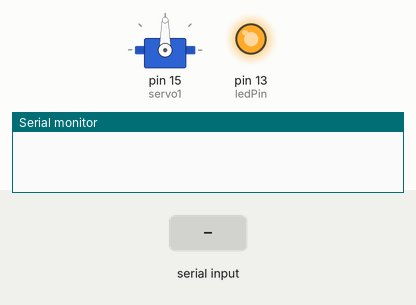
The sketch below on a simulated Arduino Uno, built with avr-gcc and run on an emulated ATmega328P. On the bench: servo, output pins drawn as LEDs (lit = HIGH), the last lines printed to the serial monitor. Inputs (shaded band) come from the test bench.

Above: at 1.2 s.
1.3 s: "r" received over Serial
At 1.78 s:
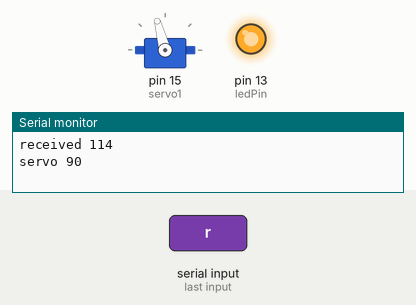
4.3 s: "1" received over Serial
At 5.0 s:
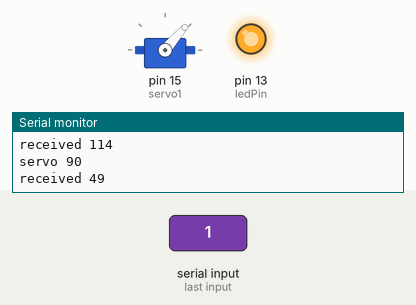
5.8 s: "r" received over Serial
At 6.28 s:
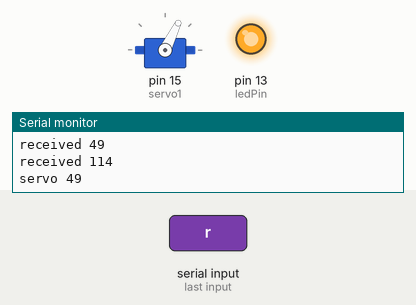
8.8 s: "2" received over Serial
Timing chart, 0 to 11.8 s (numbered marks = the images above; inputs shaded):
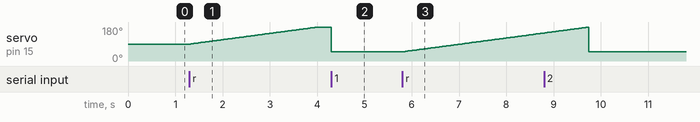

Measured:
- after the input at 1.3 s, servo on pin 15 (servo1): moves from 90° to 179° over 2.6 s, starting at once
- after the input at 4.3 s, servo on pin 15 (servo1): 179° → 49° at once
- after the input at 5.8 s, servo on pin 15 (servo1): moves from 49° to 148° over 2.9 s, starting at once

The sketch:

servo_sun.ino
```cpp
// Converts realtime sun position data from Processing to servo position
// for my Sun installation, v.1
// Kevin Walker 26 Jun 2010

#include <Servo.h>
Servo servo1;
int incomingByte; // for incoming serial data
int ledPin = 13; // pin for the LED
int pos = 0;    // variable to store the servo position

void setup() {

  pinMode(ledPin, OUTPUT);  // ledPin is as an OUTPUT
  servo1.attach(15); //analog pin 1
  digitalWrite(ledPin, HIGH);  // turn the LED on
  Serial.begin(115200);

}

void loop() {

  if (Serial.available() > 0) {
    incomingByte = Serial.read();
    Serial.print("received ");
    Serial.println(incomingByte);
    if (incomingByte == 'r') {
      int reading = servo1.read();
      Serial.print("servo ");
      Serial.println(reading);
      if (reading < 180) {
        for(pos = reading; pos < 180; pos += 1)  // goes from 0 degrees to 180 degrees
        {                                  // in steps of 1 degree
          servo1.write(pos);              // tell servo to go to position in variable 'pos'
          delay(30);                       // waits 30ms for the servo to reach the position
        }
      }
    }
    else
    {
      servo1.write(incomingByte);
    }

//    if (incomingByte == '0') {
//      digitalWrite(ledPin, LOW);  // turn the LED off
//      servo1.write(90);
//      Serial.println("zero");
//    }
//
//    if (incomingByte == '1') {
//      digitalWrite(ledPin, HIGH);  // turn the LED on
//      servo1.write(0);
//      Serial.println("one");
//    }

  }
}
```
